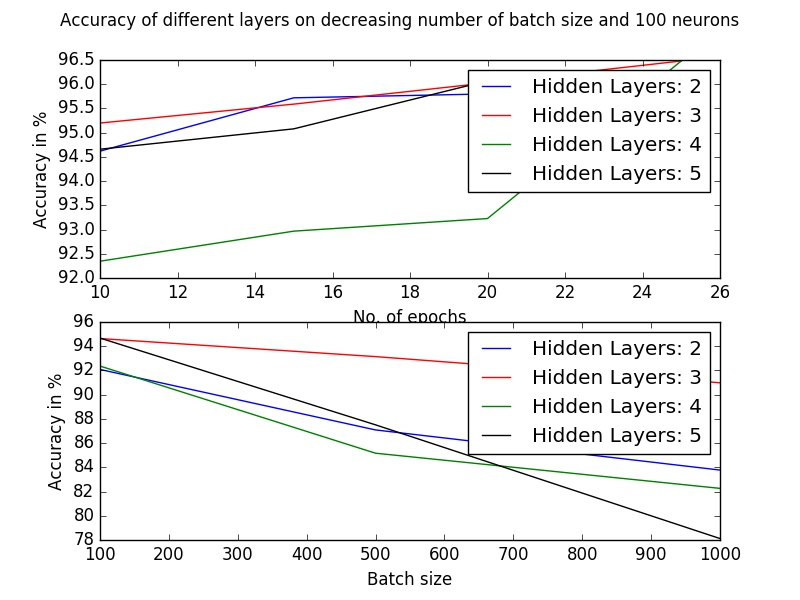

Recreate this plot in Python.
import matplotlib.pyplot as plt
import numpy as np

n = np.array([10, 15, 20, 25])

t1 = np.array([94.62,95.72,95.80,95.97])
t2 = np.array([95.20,95.59,96.03,96.48])
t3 = np.array([92.35,92.97,93.23,96.48])
t4 = np.array([94.66,95.08,96.07,96.10])

#legend = []
fig = plt.figure(1)

plt.subplot(211)
plt.plot(n,t1,color="blue")
plt.plot(n,t2,color="red")
plt.plot(n,t3,color="green")
plt.plot(n,t4,color="black")
plt.legend(['Hidden Layers: 2', 'Hidden Layers: 3', 'Hidden Layers: 4', 'Hidden Layers: 5'])
plt.suptitle('Accuracy of different layers on increasing number of epochs and 500 neurons')
plt.xlabel('No. of epochs')
plt.ylabel('Accuracy in %')

n = np.array([1000, 500, 100])
t1 = np.array([83.77,87.08,92.07])
t2 = np.array([90.97,93.13,94.62])
t3 = np.array([82.26,85.16,92.35])
t4 = np.array([78.12,87.50,94.66])
plt.subplot(212)
plt.plot(n,t1,color="blue")
plt.plot(n,t2,color="red")
plt.plot(n,t3,color="green")
plt.plot(n,t4,color="black")
plt.legend(['Hidden Layers: 2', 'Hidden Layers: 3', 'Hidden Layers: 4', 'Hidden Layers: 5'])
plt.suptitle('Accuracy of different layers on decreasing number of batch size and 100 neurons')
plt.xlabel('Batch size')
plt.ylabel('Accuracy in %')

plt.show()
fig.savefig('AccuracyComparision.jpg')
